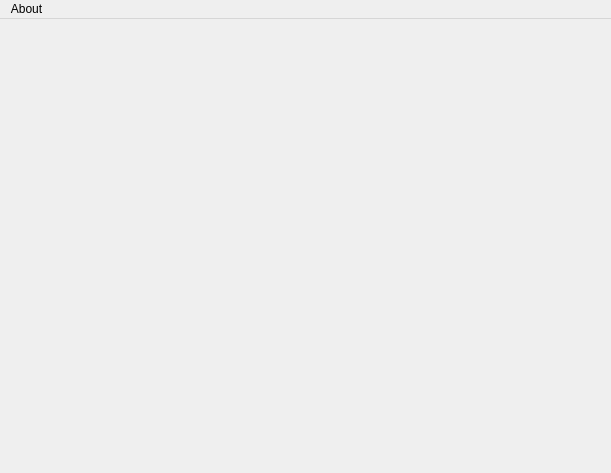
<?xml version="1.0" encoding="UTF-8"?>
<ui version="4.0">
 <class>PaintTest</class>
 <widget class="QMainWindow" name="PaintTest">
  <property name="geometry">
   <rect>
    <x>0</x>
    <y>0</y>
    <width>611</width>
    <height>473</height>
   </rect>
  </property>
  <property name="windowTitle">
   <string>PaintTest</string>
  </property>
  <widget class="QWidget" name="centralWidget"/>
  <widget class="QMenuBar" name="menuBar">
   <property name="geometry">
    <rect>
     <x>0</x>
     <y>0</y>
     <width>611</width>
     <height>21</height>
    </rect>
   </property>
   <widget class="QMenu" name="menuAbout">
    <property name="title">
     <string>About</string>
    </property>
    <addaction name="actionMade_by_Mircea"/>
   </widget>
   <addaction name="menuAbout"/>
  </widget>
  <action name="actionOpen">
   <property name="text">
    <string>Open...</string>
   </property>
  </action>
  <action name="actionSave">
   <property name="text">
    <string>Save..</string>
   </property>
  </action>
  <action name="action">
   <property name="text">
    <string>-</string>
   </property>
  </action>
  <action name="actionExit">
   <property name="text">
    <string>Exit</string>
   </property>
  </action>
  <action name="actionNew">
   <property name="text">
    <string>New</string>
   </property>
  </action>
  <action name="actionMade_by_Mircea">
   <property name="text">
    <string>Made by Mircea</string>
   </property>
  </action>
 </widget>
 <layoutdefault spacing="6" margin="11"/>
 <resources>
  <include location="painttest.qrc"/>
 </resources>
 <connections/>
</ui>
